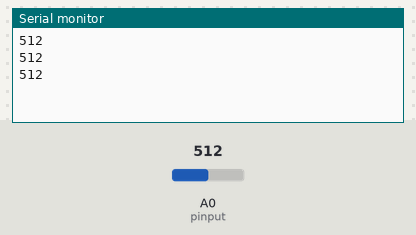
A sketch run on a simulated Arduino Uno, built with avr-gcc and run on an emulated ATmega328P. Parts: the last lines printed to the serial monitor. The inputs (shaded band) are chosen by the test bench; at power-on: A0 (pinput) = 512.

Above: at 1.3 s.
1.4 s: A0 (pinput) set to 716
At 1.9 s:
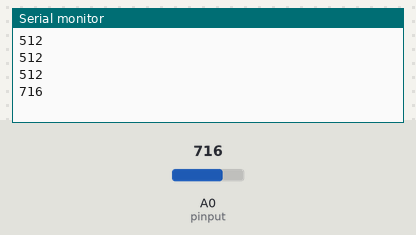
2.9 s: A0 (pinput) set to 900
At 3.4 s:
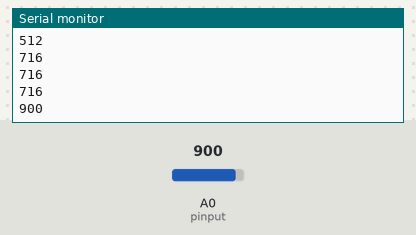
Timing chart, 0 to 5.9 s (numbered marks = the images above; inputs shaded):
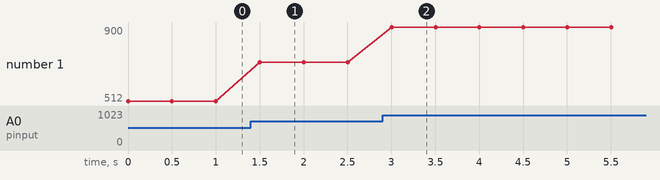

Measured:
- after the input at 1.4 s, the serial monitor: prints a new line after 0.10 s (image 1)
- after the input at 2.9 s, the serial monitor: prints a new line after 0.10 s (image 2)
- plotted number 1: 512 → 716 after the input at 1.4 s, 716 → 900 after the input at 2.9 s

The sketch:

pinRead.ino
```cpp
int pinput = A0;

void setup(){
  Serial.begin(9600);
}

void loop(){
  int baca1 = analogRead(pinput);
  Serial.println(baca1);
  delay(500);
}
```
